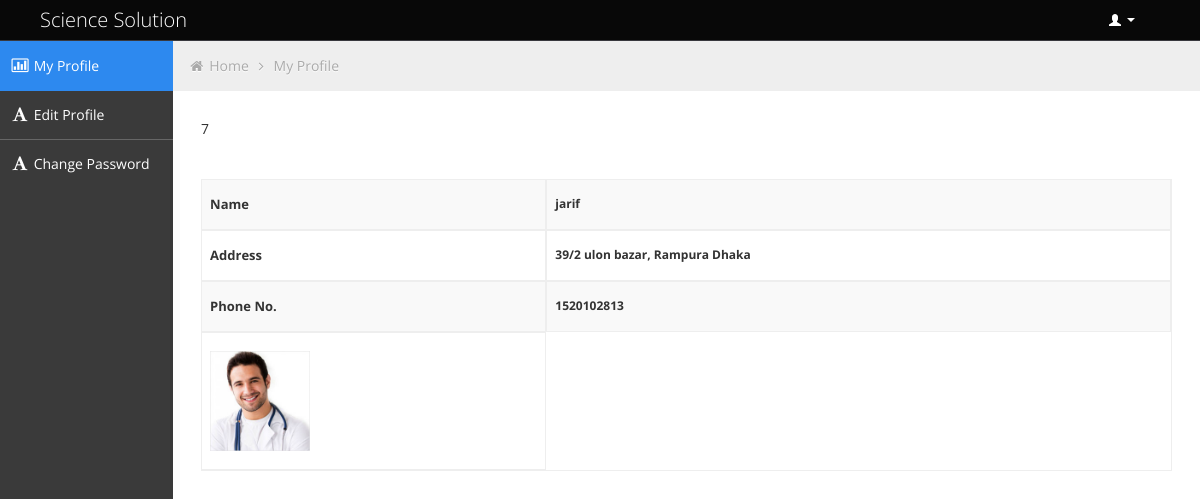
Screenshot of /admin/admin_master.php (signed in) with the database file from the repository.
### tables this page shows
CREATE TABLE IF NOT EXISTS `tbl_user` (
`user_id` int(10) NOT NULL,
  `name` varchar(30) NOT NULL,
  `date_of_birth` date NOT NULL,
  `class` int(3) NOT NULL,
  `address` varchar(50) NOT NULL,
  `phone_number` varchar(20) NOT NULL,
  `user_type` varchar(30) NOT NULL,
  `email` varchar(40) NOT NULL,
  `group` varchar(20) NOT NULL,
  `user_image` text NOT NULL,
  `password` varchar(100) NOT NULL,
  `deletion_status` tinyint(2) NOT NULL DEFAULT '0',
  `approval_status` tinyint(2) NOT NULL DEFAULT '0'
);

### application.php (called while the page is built, shortened)
<?php
class Application {
    public function __construct() {
        $host_name = 'localhost';
        $user_name = 'root';
        $password = '';
        $db_name = 'sciencesolution';
        $con = mysqli_connect($host_name, $user_name, $password);
        if ($con) {
            $db_select = mysqli_select_db($con, $db_name);
            if ($db_select) {
                return $con;
            } else {
                die('Database not selected' . mysqli_error($con));
            }
        } else {
            die('Database server connection fail' . mysqli_error($con));
        }
    }
    public function search_user_by_id($user_id){
        $con = $this->__construct();
        $sql = "SELECT * From tbl_user WHERE user_id=$user_id  ";
        if (mysqli_query($con, $sql)) {
            $query_result = mysqli_query($con, $sql);
            return $query_result;
        } else {
            die('Query problem' . mysqli_error($con));
        }
    }
}

### admin/pages/home_content.php (the view)
<ul class="breadcrumb">
    <li>
        <i class="icon-home"></i>
        <a href="../index.php">Home</a>
        <i class="icon-angle-right"></i>
    </li>
    <li><a href="#">My Profile</a></li>
</ul>
<?php
  $user_id = $_SESSION['user_id'];
echo $user_id;
$query_res = $obj_app->search_user_by_id($user_id);
$search_info_by_id = mysqli_fetch_assoc($query_res);
?>
<br/>
<br/>
<br/>
<table class="table table-striped table-bordered bootstrap-datatable datatable" width='400' border='1' >
    <tr>
        <td > <h5>Name</h5></td> <td class="center"> <h6><?php echo $search_info_by_id['name']; ?></h6></td> </tr>
    <tr> <td><h5>Address</h5></td><td class="center"><h6><?php echo $search_info_by_id['address']; ?></h6></td></tr>
    <tr> <td><h5>Phone No.</h5></td><td class="center"><h6><?php echo $search_info_by_id['phone_number']; ?> </h6></tr>
    <tr> <td><h5> <img src="../<?php echo $search_info_by_id['user_image']; ?>" width="100" height="100"> </h5></td></tr>
</table>
<br/>
<br/>
<br/>
<br/>
<br/>
<br/>

### admin/css/style.css (style rules this page uses)
body { background: #F5F5F5; color: #333; border: none; font-family: 'Open Sans', sans-serif; font-weight: 400; }
a { color: #646464; }
h5 { font-size: 13px; line-height: 13px; }
h6 { font-size: 12px; line-height: 12px; }
.breadcrumb { margin: -28px -28px 28px -28px; line-height: 34px; background: #eee; border: 0px; color: #aaa; -webkit-box-shadow: none; -moz-box-shadow: none; box-shadow: none; -webkit-border-radius: 0px; -moz-border-radius: 0px; border-radius: 0px; }
.breadcrumb a { color: #aaa; text-shadow: 0px 1px 1px #fff; }
.table th, .table td { border-top: 1px solid #eee; }
.table-bordered { border-color: #eee; -webkit-border-radius: 0px !important; -moz-border-radius: 0px !important; border-radius: 0px !important; }
.table-bordered th, .table-bordered td { border-left: 1px solid #eee; }
.table-bordered thead:first-child tr:first-child > th:first-child, .table-bordered tbody:first-child tr:first-child > td:first-child, .table-bordered tbody:first-child tr:first-child > th:first-child { -webkit-border-radius: 0px !important; -moz-border-radius: 0px !important; border-radius: 0px !important; }
.table-bordered thead:first-child tr:first-child > th:last-child, .table-bordered tbody:first-child tr:first-child > td:last-child, .table-bordered tbody:first-child tr:first-child > th:last-child { -webkit-border-radius: 0px !important; -moz-border-radius: 0px !important; border-radius: 0px !important; }
.table-bordered thead:last-child tr:last-child > th:first-child, .table-bordered tbody:last-child tr:last-child > td:first-child, .table-bordered tbody:last-child tr:last-child > th:first-child, .table-bordered tfoot:last-child tr:last-child > td:first-child, .table-bordered tfoot:last-child tr:last-child > th:first-child { -webkit-border-radius: 0px !important; -moz-border-radius: 0px !important; border-radius: 0px !important; }
.table-bordered thead:last-child tr:last-child > th:last-child, .table-bordered tbody:last-child tr:last-child > td:last-child, .table-bordered tbody:last-child tr:last-child > th:last-child, .table-bordered tfoot:last-child tr:last-child > td:last-child, .table-bordered tfoot:last-child tr:last-child > th:last-child { -webkit-border-radius: 0px !important; -moz-border-radius: 0px !important; border-radius: 0px !important; }

### admin/css/halflings.css (style rules this page uses)
html, html .halflings { -webkit-font-smoothing: antialiased !important; }

### rows the page displays
tbl_user: name "jarif", address "39/2 ulon bazar, Rampura Dhaka", phone_number "1520102813", user_image (picture)

### other values shown
$user_id "7"
